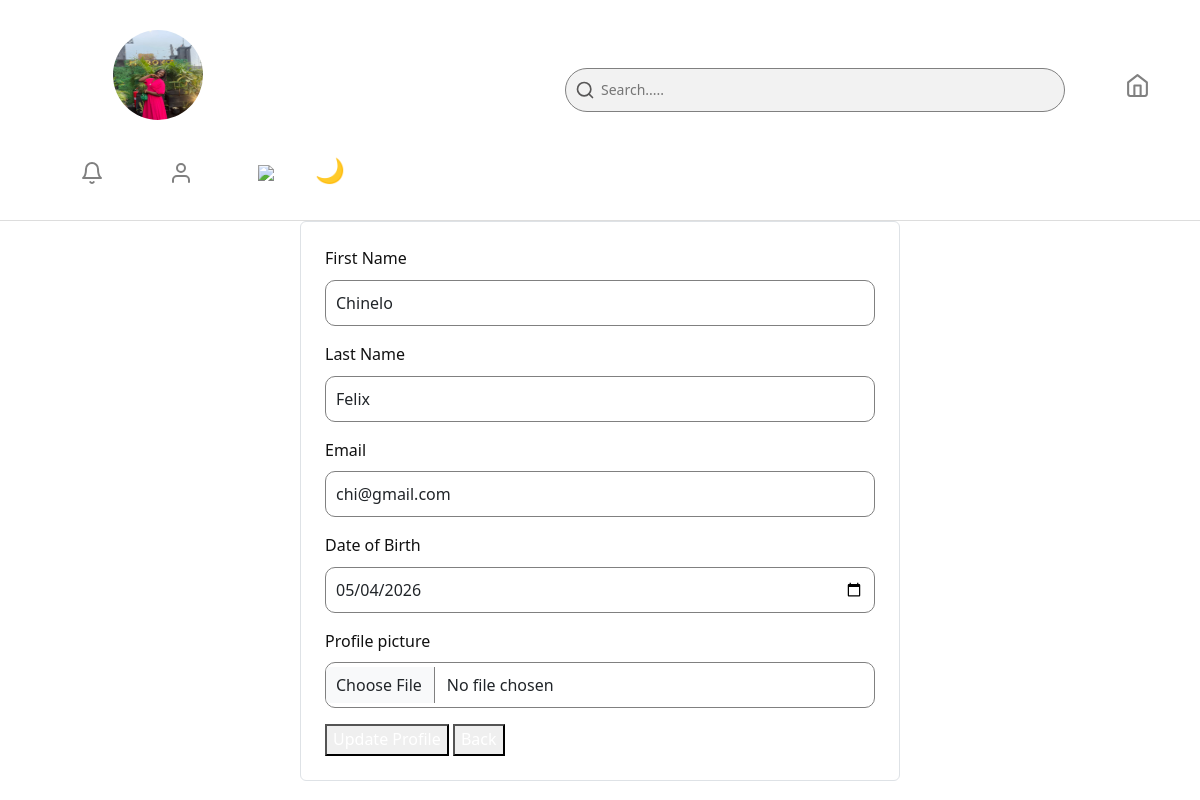
Screenshot of /profile (signed in) with the database file from the repository.
### src/models.py (models this page shows, shortened)
class User(UserMixin, db.Model):
    __tablename__ = 'users'
    id = db.Column(db.Integer, primary_key=True)
    first_name = db.Column(db.String(100), nullable=False)
    last_name = db.Column(db.String(100), nullable=False)
    email = db.Column(db.String(150), unique=True, nullable=False)
    dob = db.Column(db.String, nullable=False)
    password = db.Column(db.String(200), nullable=False)
    profile_image = db.Column(db.String(300), default='default_profile.png')
    date_created = db.Column(db.DateTime, default=datetime.utcnow)
    last_seen = db.Column(db.DateTime, default=datetime.utcnow)
    posts = db.relationship('CommunityPost', backref='user', lazy=True)
    comments = db.relationship('Comment', backref='user', lazy=True)
    likes = db.relationship('Like', backref='user', lazy=True)
    todos = db.relationship('ToDo', backref='user', lazy=True)
    ai_chats = db.relationship('AIChat', backref='user', lazy=True)
    health_logs = db.relationship('HealthTracker', backref='user', lazy=True)
    course_progress = db.relationship('UserCourse', backref='user', lazy=True)
    is_authenticated = True
    is_active = True
    is_anonymous = False

### src/routes/profile_routes.py (the view)
@profile_bp.route('/profile')
@login_required
def profile_page():
    return render_template('profile.html', user=current_user)

### src/__init__.py (called while the page is built)
@app.before_request
def update_last_seen():
    if current_user.is_authenticated:
        current_user.last_seen = datetime.utcnow()
        db.session.commit()

### src/routes/auth_routes.py (called while the page is built)
@login_manager.user_loader
def load_user(user_id):
    return User.query.get(int(user_id))

### src/templates/profile.html
{% extends "base.html" %}
{% block content %}
<link rel="stylesheet" href="{{ url_for('static', filename='dashboard.css') }}">
    <div class="col-md-6 mx-auto">
        <form action="{{ url_for('profile_bp.update_profile')}}" method="POST" class="p-4 border rounded" enctype="multipart/form-data">
            <div class="register">
                <div class="mb-3 custom-input-group">
                    <label class="form-label custom-label1">First Name</label>
                    <input type="text" name="first_name" class="form-control custom-input1" value="{{ current_user.first_name}}">
                </div>
                <div class="mb-3 custom-input-group">
                    <label class="form-label custom-label1">Last Name</label>
                    <input type="text" name="last_name" class="form-control custom-input1" value="{{ current_user.last_name}}">
                </div>
                <div class="mb-3 custom-input-group">
                    <label class="form-label custom-label1">Email</label>
                    <input type="email" name="email" class="form-control custom-input1" value="{{ current_user.email}}">
                </div>
                <div class="mb-3 custom-input-group">
                    <label class="form-label custom-label1">Date of Birth</label>
                    <input type="date" name="dob" class="form-control custom-input1" value="{{ current_user.dob}}">
                </div>
                <div class="mb-3 custom-input-group">
                    <label class="form-label custom-label1">Profile picture</label>
                    <input type="file" name="image" class="form-control custom-input1">
                </div>
                <button type="submit" style="color: white;">Update Profile</button>
                <button>
                    <a href="{{ url_for('dashboard_bp.dashboard') }}" style="color:white; text-decoration: none;">Back</a>
                </button>
            </div>
        </form>
    </div>
{% endblock %}

### src/templates/base.html (shortened to what this page needs)
<!doctype html>
<html lang="en">
<head>
  <link href="https://cdn.jsdelivr.net/npm/bootstrap@5.3.2/dist/css/bootstrap.min.css" rel="stylesheet">
  <link rel="stylesheet" href="{{ url_for('static', filename='girl_hygiene_app.css') }}">
</head>
<body>
  <header>
    {% if current_user.is_authenticated %}
    <div class="welcome-section2">
      <img src="{{ url_for('static', filename='profile_images/' + current_user.profile_image) }}" alt="Profile image"
        class="profile-image">
    </div>
    <div class="links2">
      <div class="search-box">
        <svg class="search-icon" viewBox="0 0 24 24" fill="none" stroke="currentColor" stroke-width="2"
          stroke-linecap="round" stroke-linejoin="round">
          <circle cx="11" cy="11" r="8"></circle>
          <line x1="21" y1="21" x2="16.65" y2="16.65"></line>
        </svg>
        <input type="text" placeholder="Search....." />
      </div>
      <a class="nav-icon" href="{{ url_for('dashboard_bp.dashboard') }}">
        <img src="{{ url_for('static', filename='images/home.svg') }}"></icon>
      </a>
    </div>
    <div class="links1">
      <a class="nav-icon" href="{{ url_for('dashboard_bp.dashboard') }}">
        <img src="{{ url_for('static', filename='images/bell.svg') }}"></icon>
      </a>
      <a class="nav-icon" href="{{ url_for('profile_bp.profile_page') }}">
        <img src="{{ url_for('static', filename='images/user.svg') }}"></icon>
      </a>
      <a class="nav-icon" href="{{ url_for('auth_bp.logout') }}">
        <img src="{{ url_for('static', filename='images/log-out.svg') }}"></icon>
      </a>
      <button id="themeToggle" class="toggle-btn">🌙</button>
    </div>
    {% endif %}
  </header>
  {% block content %}{% endblock %}
</body>
</html>

### src/static/girl_hygiene_app.css (style rules this page uses)
:root { --bg: #ffffff; --text: #111; --card-bg: #f5f6fa; --accent: #FF089D; --border: #ddd; }
body { background-image: url('images/group7.jpg'); background-size:cover ; background-repeat:no-repeat ; background-position: center; background-attachment: fixed; line-height: 1.6; color: var(--text); font-family: "Poppins", sans-serif; margin: 0; }
header { display: flex; justify-content: space-between; align-items: center; flex-wrap: wrap; background-color: var(--bg); border-bottom: 1px solid var(--border); color: var(--text); position: relative; z-index:10; }
.links1 { display: flex; margin-right: 80px; gap: 35px; }
.links1 a { font-size: 25px; margin-top: 30px; margin-left: 30px; color: var(--text); text-decoration:none; gap: 0px; }
.links2 { display: flex; gap: 10px; color: var(--text); margin-left: 250px; margin-top: 30px; }
.links2 img { width: 25px; height: 25px; margin-top: 5px; text-decoration:none; }
.custom-input1 { padding: 10px; border: 1px solid gray; border-radius: 10px; }
#themeToggle { float: right; margin-right: 1rem; margin-top: 30px; background: none; border: none; font-size: 1.5rem; cursor: pointer; }

### src/static/dashboard.css (style rules this page uses)
:root { --bg: #ffffff; --text: #111; --card-bg: #f5f6fa; --header-bg: #ffffff; --accent: #ff4f87; --border: #ddd; }
body { margin: 0; padding: 0; font-family: 'Segoe UI', Tahoma, Geneva, Verdana, sans-serif; background: var(--bg); color: var(--text); }
header { display: flex; justify-content: space-between; align-items: center; padding: 30px 50px; flex-wrap: wrap; background-color: var(--bg); border-bottom: 1px solid var(--border); color: var(--text); top: 0; z-index: 10; }
.search-box { position: relative; width: 500px; margin-right: 50px; }
.search-box .search-icon { position: absolute; top: 50%; left: 10px; transform: translateY(-50%); width: 20px; height: 20px; color: #585757; pointer-events: none; }
.search-box input { background-color: rgb(0, 0, 0, 0.05); width: 100%; padding: 10px 10px 10px 35px; border: 1px solid gray; border-radius: 25px; outline: none; font-size: 14px; transition: 0.3s; }
.welcome-section2 img { position: relative; top: 8%; left: 70%; width: 90px; border-radius: 50%; height: 90px; }

### rows the page displays
User: profile_image (picture), first_name "Chinelo", last_name "Felix", email "chi@gmail.com", dob "05/04/2026"
